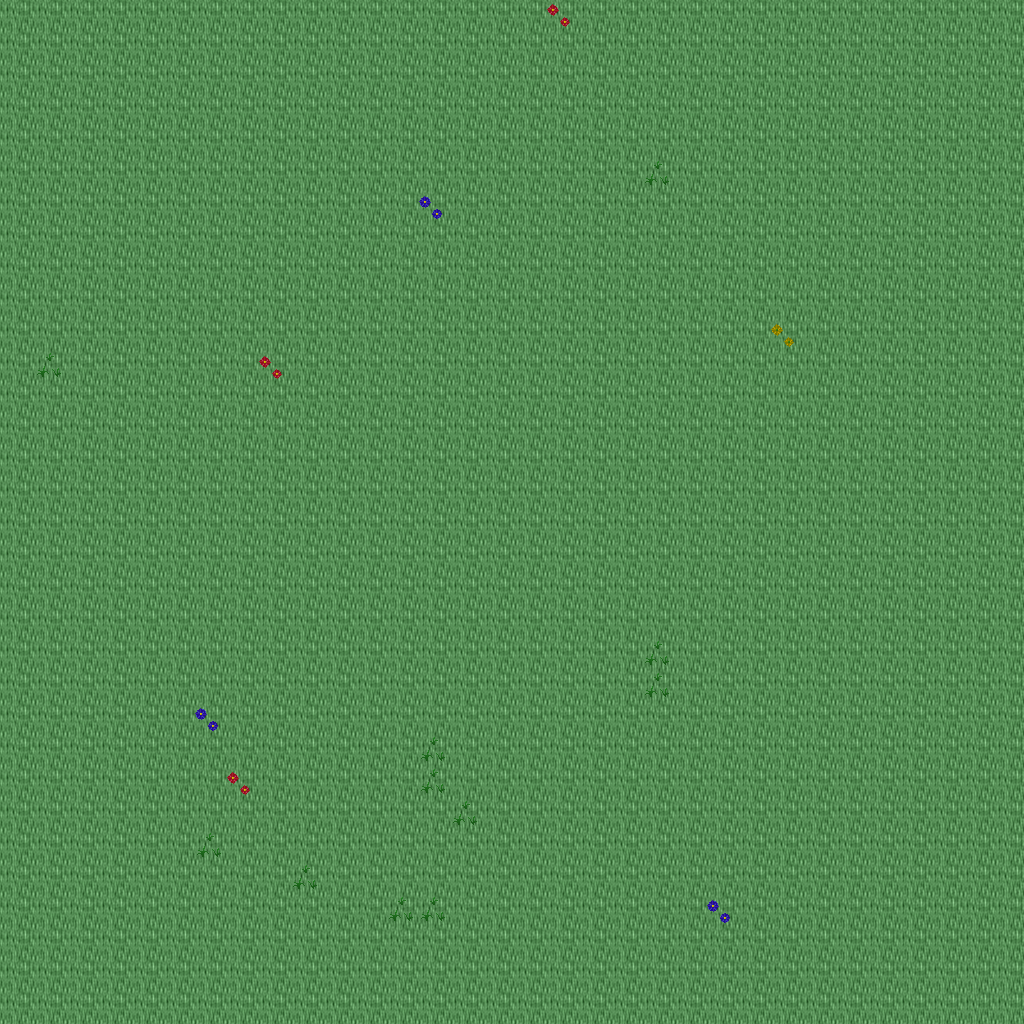

Rendered tile map (Tiled .tmx) drawn with the repository's tilesets; below, a short description and the map source with its tile grids summarised:
An orthogonal 32x32 tile map with 32x32 px tiles, 5 tile layers (Ground, Objects, Objects2, Above, ...), 1 hidden layer not drawn, 16 tilesets.

<map version="1.10" tiledversion="1.11.0" orientation="orthogonal" renderorder="right-down" width="32" height="32" tilewidth="32" tileheight="32" infinite="0" nextlayerid="11" nextobjectid="1">
 <tileset firstgid="1" name="ground_ground" tilewidth="32" tileheight="32" tilecount="33" columns="3">
  <image source="../drawable/ground_ground.png" width="96" height="352" />
 </tileset>
 <tileset firstgid="34" name="ground_ridge_earth_dark" tilewidth="32" tileheight="32" tilecount="96" columns="12">
  <image source="../drawable/ground_ridge_earth_dark.png" width="384" height="256" />
 </tileset>
 <tileset firstgid="130" name="ground_earth_edges" tilewidth="32" tileheight="32" tilecount="18" columns="6">
  <image source="../drawable/ground_earth_edges.png" width="192" height="96" />
 </tileset>
 <tileset firstgid="148" name="ground_rock_pebbles" tilewidth="32" tileheight="32" tilecount="3" columns="1">
  <image source="../drawable/ground_rock_pebbles.png" width="32" height="96" />
 </tileset>
 <tileset firstgid="151" name="plant_grasses" tilewidth="32" tileheight="32" tilecount="6" columns="3">
  <image source="../drawable/plant_grasses.png" width="96" height="64" />
 </tileset>
 <tileset firstgid="157" name="plant_flower_daisy_white" tilewidth="32" tileheight="32" tilecount="8" columns="2">
  <image source="../drawable/plant_flower_daisy_white.png" width="64" height="128" />
 </tileset>
 <tileset firstgid="165" name="plant_flower_daisy_blue" tilewidth="32" tileheight="32" tilecount="8" columns="2">
  <image source="../drawable/plant_flower_daisy_blue.png" width="64" height="128" />
 </tileset>
 <tileset firstgid="173" name="plant_flower_daisy_red" tilewidth="32" tileheight="32" tilecount="8" columns="2">
  <image source="../drawable/plant_flower_daisy_red.png" width="64" height="128" />
 </tileset>
 <tileset firstgid="181" name="plant_flower_daisy_yellow" tilewidth="32" tileheight="32" tilecount="8" columns="2">
  <image source="../drawable/plant_flower_daisy_yellow.png" width="64" height="128" />
 </tileset>
 <tileset firstgid="189" name="plant_tree_tree_green" tilewidth="32" tileheight="32" tilecount="88" columns="8">
  <image source="../drawable/plant_tree_tree_green.png" width="256" height="352" />
 </tileset>
 <tileset firstgid="277" name="logic_portal" tilewidth="32" tileheight="32" tilecount="24" columns="8">
  <image source="../drawable/logic_portal.png" width="256" height="96" />
 </tileset>
 <tileset firstgid="301" name="logic_collision" tilewidth="32" tileheight="32" tilecount="1" columns="1">
  <image source="../drawable/logic_collision.png" width="32" height="32" />
 </tileset>
 <tileset firstgid="302" name="furniture_chair_bench_wooden" tilewidth="32" tileheight="32" tilecount="8" columns="2">
  <image source="../drawable/furniture_chair_bench_wooden.png" width="64" height="128" />
 </tileset>
 <tileset firstgid="310" name="plant_stump_int_small_stump_2" tilewidth="32" tileheight="32" tilecount="1" columns="1">
  <image source="../drawable/plant_stump_int_small_stump_2.png" width="32" height="32" />
 </tileset>
 <tileset firstgid="311" name="object_well_hoist" tilewidth="32" tileheight="32" tilecount="9" columns="3">
  <image source="../drawable/object_well_hoist.png" width="96" height="96" />
 </tileset>
 <tileset firstgid="320" name="logic_creature_mutant" tilewidth="32" tileheight="32" tilecount="7" columns="7">
  <image source="../drawable/logic_creature_mutant.png" width="224" height="32" />
 </tileset>
 <layer id="1" name="Ground" width="32" height="32">
  <data>[1024 cells, 1024 non-empty, 1 distinct tile ids]</data>
 </layer>
 <layer id="2" name="Objects" width="32" height="32">
  <data>[1024 cells, 18 non-empty, 4 distinct tile ids]</data>
 </layer>
 <layer id="3" name="Objects2" width="32" height="32">
  <data>[1024 cells, 0 non-empty, 0 distinct tile ids]</data>
 </layer>
 <layer id="4" name="Above" width="32" height="32">
  <data>[1024 cells, 0 non-empty, 0 distinct tile ids]</data>
 </layer>
 <layer id="5" name="Above2" width="32" height="32">
  <data>[1024 cells, 0 non-empty, 0 distinct tile ids]</data>
 </layer>
 <layer id="6" name="Walkable" width="32" height="32" visible="0">
  <data>[1024 cells, 0 non-empty, 0 distinct tile ids]</data>
 </layer>
 <objectgroup id="7" name="Mapevents" />
 <objectgroup id="8" name="Spawn" />
 <objectgroup id="9" name="Keys" />
 <objectgroup id="10" name="Replace" />
</map>
